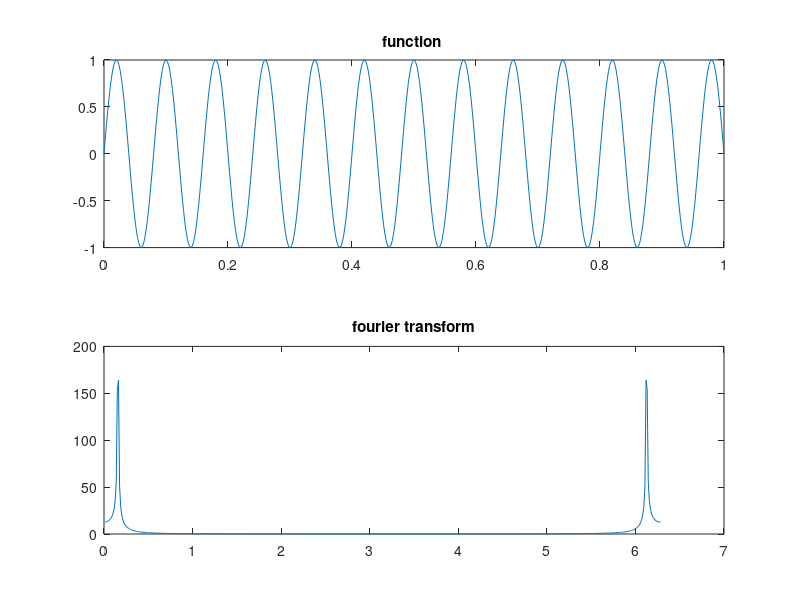

Write the MATLAB code that produced this figure.
%Discreet Fourier Transform 
clear all
close all

ti=0;
tf=01;
N=500;
delt=(tf-ti)/N;

w0=2*pi/N;
w=linspace(w0,2*pi,N);
t=linspace(ti,delt*N,N);
ft=(sin(25*pi.*t));
fw=zeros(1,N);
fwo=0;

for n=1:N
  for k=1:N
    fwo=fwo+ft(k)*exp(-i*w0*n*k);
  end
  fw(n)=fwo;
  fwo=0; 
end

subplot(2,1,1)
plot(t,ft)
title("function ")

subplot(2,1,2)
plot(w,abs(fw))
title("fourier transform")



